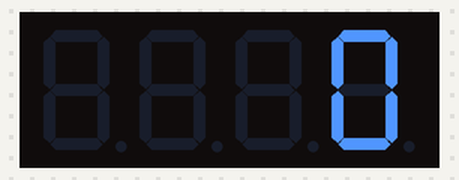
A sketch run on a simulated Arduino Uno, built with avr-gcc and run on an emulated ATmega328P. Shown: 4-digit seven-segment display.

Above: at 0.1 s.
At 5.07 s:
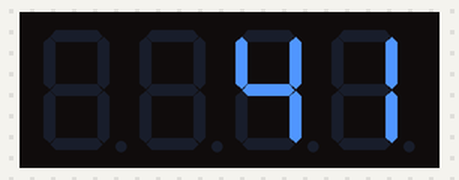
At 10.04 s:
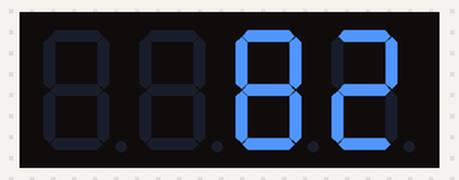
At 19.97 s:
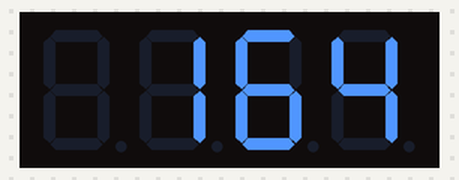
At 29.91 s:
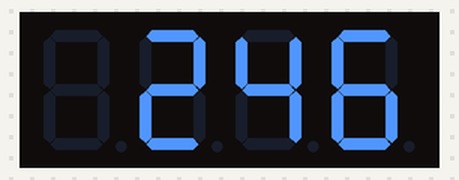
At 39.85 s:
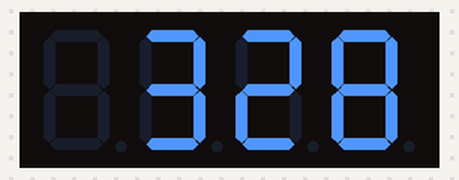

The sketch:

sketch_jun24a.ino
```cpp
#include <TM1637Display.h>

//koneksi pin CLK ke pin 2 Arduino

//koneksi pin DIO ke pin 3 Arduino

#define CLK 2

#define DIO 3

//deklarasi variabel untuk menampilkan angka

unsigned int angka;

TM1637Display display(CLK, DIO);

 

void setup() {

  //variabel angka diisi dengan 1234

  //seting brightness maksimal

  display.setBrightness(0x0f);  

  //tampilkan nilai angka di 7 segment

  display.showNumberDec(angka);

}

 

void loop() {  
    for (angka = 0; angka < 1000; angka ++) {
        display.showNumberDec(angka);
        delay(100);
    }


}
```
